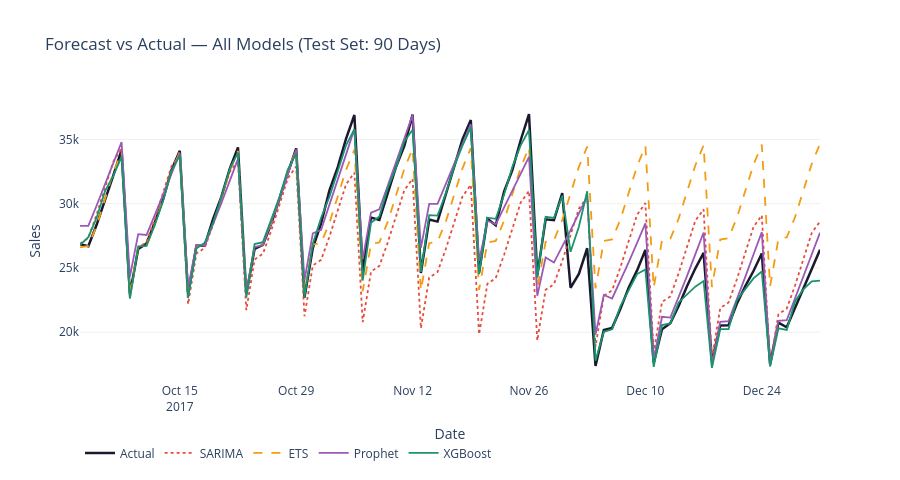

This figure's notebook cell:
### Code cell
# Cell 11 — Forecast vs Actual Plot (All Models)
fig = go.Figure()

fig.add_trace(go.Scatter(x=test['date'], y=test['sales'],
                          name='Actual', line=dict(color='#1a1a2e', width=2.5)))
fig.add_trace(go.Scatter(x=test['date'], y=sarima_pred,
                          name='SARIMA', line=dict(color='#e74c3c', width=1.8, dash='dot')))
fig.add_trace(go.Scatter(x=test['date'], y=ets_pred,
                          name='ETS', line=dict(color='#f39c12', width=1.8, dash='dash')))
fig.add_trace(go.Scatter(x=test['date'], y=prophet_pred,
                          name='Prophet', line=dict(color='#9b59b6', width=1.8)))
fig.add_trace(go.Scatter(x=xgb_test['date'], y=xgb_pred,
                          name='XGBoost', line=dict(color='#1a936f', width=1.8)))

fig.update_layout(
    title='Forecast vs Actual — All Models (Test Set: 90 Days)',
    xaxis_title='Date', yaxis_title='Sales',
    height=480, plot_bgcolor='white', paper_bgcolor='white',
    xaxis=dict(showgrid=False), yaxis=dict(gridcolor='#f0f0f0'),
    legend=dict(orientation='h', y=-0.2)
)
fig.show()
